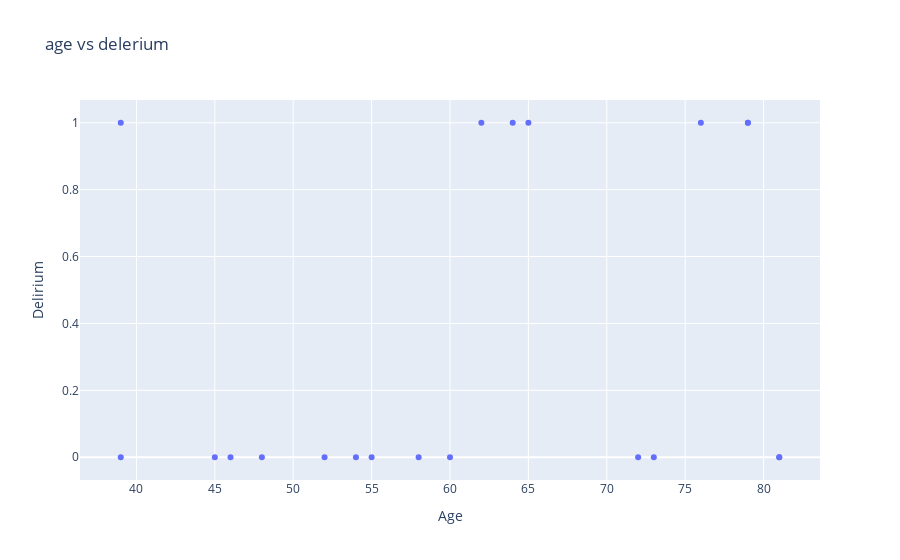

Notebook source saved alongside this figure:
### Code cell
px.scatter(data_dropped.sample(20), title='age vs delerium',
           x='Age',y='Delirium')

### Figure 1 — Plotly figure (JSON) as saved in the notebook; plotly's stock layout.template omitted (floating-point values rounded to 4 significant figures)
{"data": [{"hovertemplate": "Age=%{x}<br>Delirium=%{y}<extra></extra>", "legendgroup": "", "marker": {"color": "#636efa", "symbol": "circle"}, "mode": "markers", "name": "", "orientation": "v", "showlegend": false, "type": "scatter", "x": [54, 60, 39, 55, 73, 39, 76, 52, 79, 81, 45, 81, 62, 64, 65, 46, 48, 58, 79, 72], "xaxis": "x", "y": [0, 0, 1, 0, 0, 0, 1, 0, 1, 0, 0, 0, 1, 1, 1, 0, 0, 0, 1, 0], "yaxis": "y"}], "layout": {"autosize": true, "legend": {"tracegroupgap": 0}, "title": {"text": "age vs delerium"}, "xaxis": {"anchor": "y", "autorange": true, "domain": [0, 1], "range": [36.46, 83.54], "title": {"text": "Age"}, "type": "linear"}, "yaxis": {"anchor": "x", "autorange": true, "domain": [0, 1], "range": [-0.08252, 1.083], "title": {"text": "Delirium"}, "type": "linear"}}}
